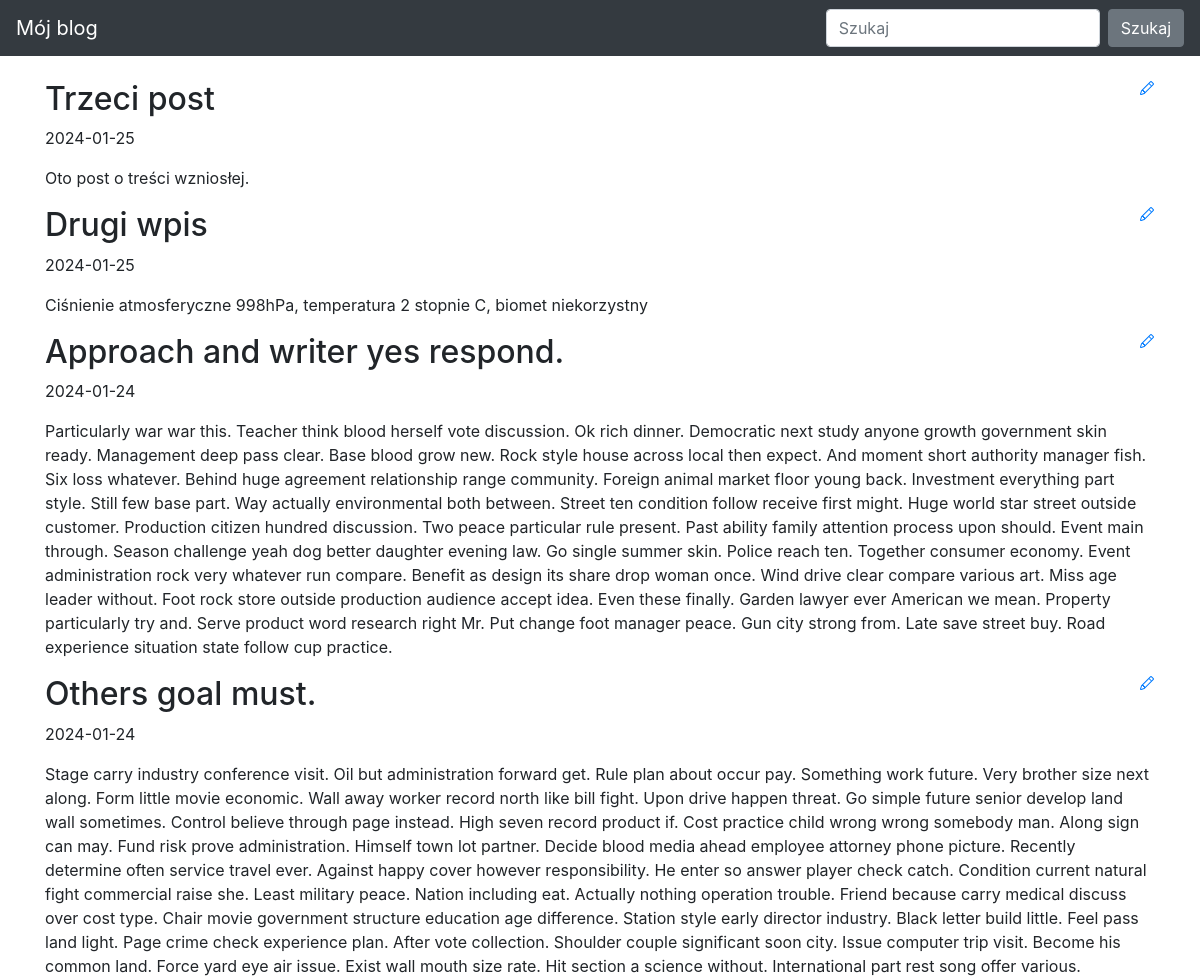
Before: / (upper part) with the older database file.
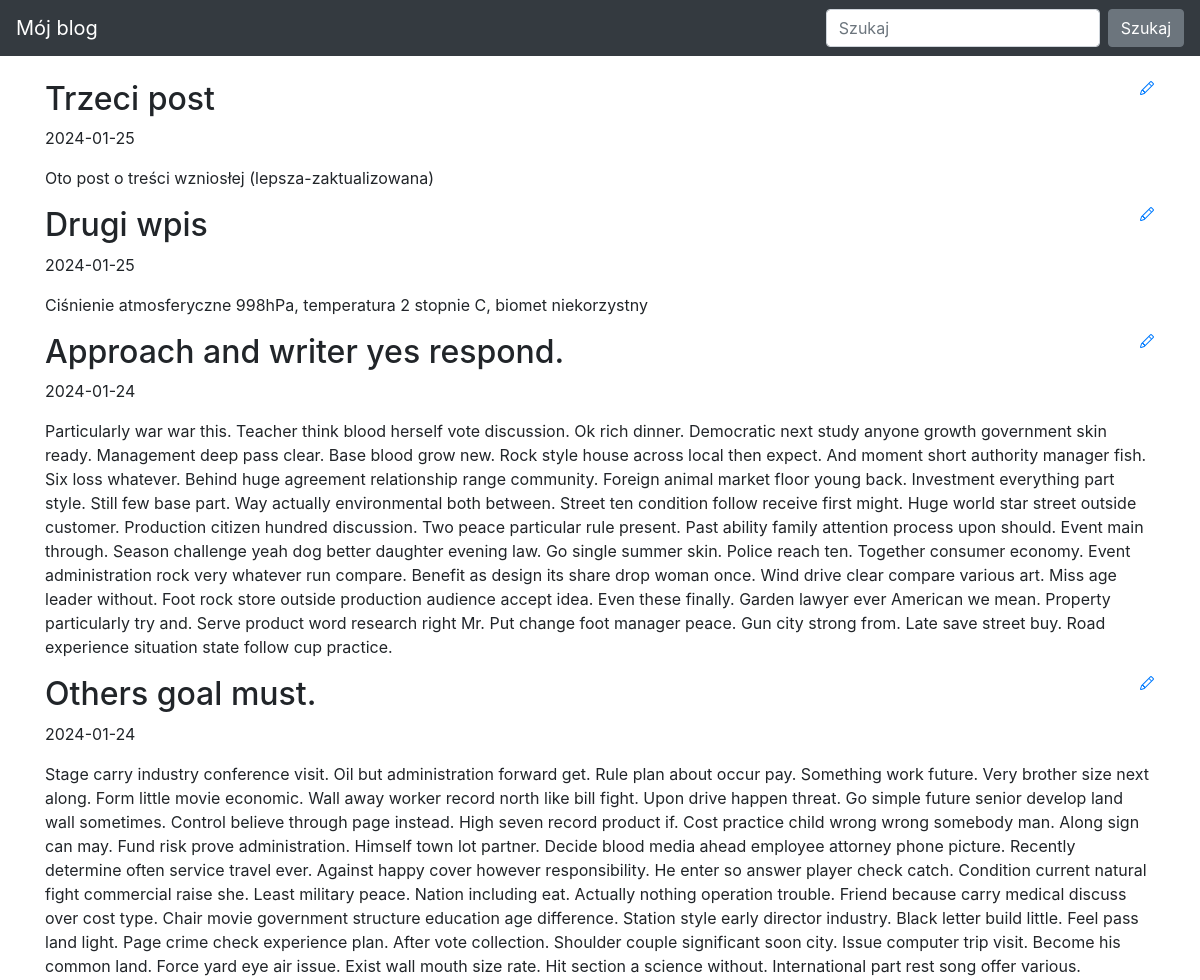
After: the same page with the newer database file.
### blog/models.py (models this page shows)
class Entry(db.Model):
    id = db.Column(db.Integer, primary_key=True)
    title = db.Column(db.String(80), nullable=False)
    body = db.Column(db.Text, nullable=False)
    pub_date = db.Column(db.DateTime, nullable=False,
                         default=datetime.datetime.utcnow)
    is_published = db.Column(db.Boolean, default=False)

### blog/routes.py (the view)
@app.route("/")
def index():
    all_posts = Entry.query.filter_by(is_published=True)\
        .order_by(Entry.pub_date.desc())
    return render_template("homepage.html", all_posts=all_posts)

### blog/templates/homepage.html (shortened to what this page needs)
{% extends "base.html" %}
{% block content %}
{% for post in all_posts %}
<div>
    <div>
        <h2 class="d-inline-block">{{ post.title }}</h2>
        <a href="{{ url_for('edit_entry', entry_id=post.id) }}">
        </a>
    </div>
    <p>{{ post.pub_date.strftime('%Y-%m-%d') }} </p>
    <p>
        {{ post.body}}
    </p>
 </div>
{% endfor %}
{% endblock %}

### blog/templates/base.html (shortened to what this page needs)
<!doctype html>
<html lang="en">
<head>
    <link rel="stylesheet" href="https://stackpath.bootstrapcdn.com/bootstrap/4.5.0/css/bootstrap.min.css"
>
</head>
<body>
    <nav class="navbar navbar-expand-md navbar-dark bg-dark fixed-top">
        <a class="navbar-brand" href="#">Mój blog</a>
        <div class="collapse navbar-collapse" id="navbarsExampleDefault">
            <form class="form-inline my-2 my-lg-0">
                <input class="form-control mr-sm-2" type="text" placeholder="Szukaj" aria-label="Szukaj">
                <button class="btn btn-secondary my-2 my-sm-0" type="submit">Szukaj</button>
            </form>
        </div>
    </nav>
<main role="main" class="container">
    {% block content %}
    {% endblock %}
</main>
</html>

### blog/templates/base.html (style rules this page uses)
body { padding-top: 5rem; }

Changed rows visible on the page:
changed Entry "Trzeci post": body "Oto post o treści wzniosłej." → "Oto post o treści wzniosłej (lepsza-zaktualizowana)"
